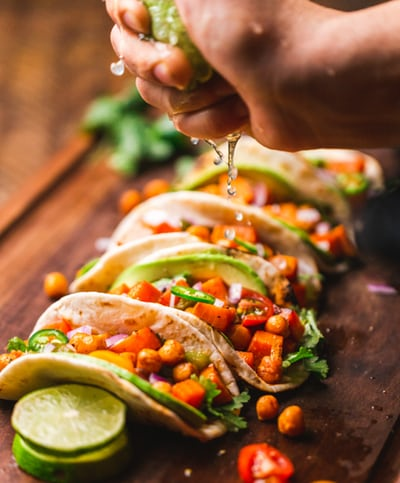
#> input picture Taco photo.jpg, 400 x 483 px
$ python TacoRecipe.py
#> lines starting #> are read from the running program, lines starting #| are printed output that depends on the picture
from PIL import Image, ImageDraw, ImageFont

image = Image.open('Taco photo.jpg')
#> image is the input picture: PIL image 400x483 RGB; mean R, G, B 148, 101.4, 60.1
# opens downloaded image from Unsplash
width = image.width
#> width = 400
height = image.height
#> height = 483
print(width, height)
#| 400 483
#This checks the origanal images aspect ratio
Smaller_image = image.resize((333, 333))
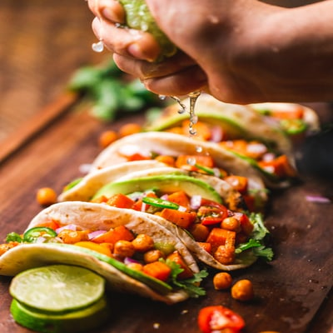
#> Smaller_image: PIL image 333x333 RGB; mean R, G, B 148, 101.4, 60.1
# This reduces the image to less than 800px
font = ImageFont.truetype('DejaVuSans.ttf', 27)
# font size and format
img_draw= ImageDraw.Draw(image)
img_draw.text([50, 200], 'Random Taco Cookbook', fill='Green', font=font)
# Will place text in desired coordinates with the color of your choice
image.save('Modified_TacoPhoto.jpg')
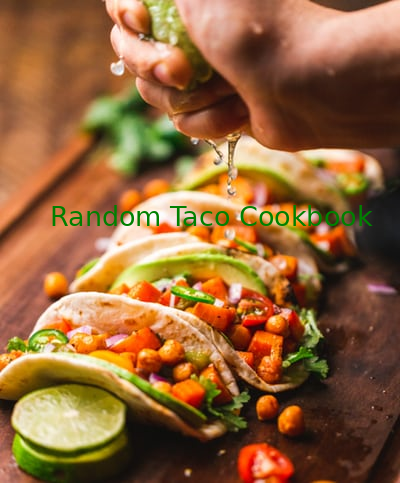
#> saved as Modified_TacoPhoto.jpg: PIL image 400x483 RGB; mean R, G, B 146.3, 101.3, 59.3
# saves image, can save under new name or replace old image
